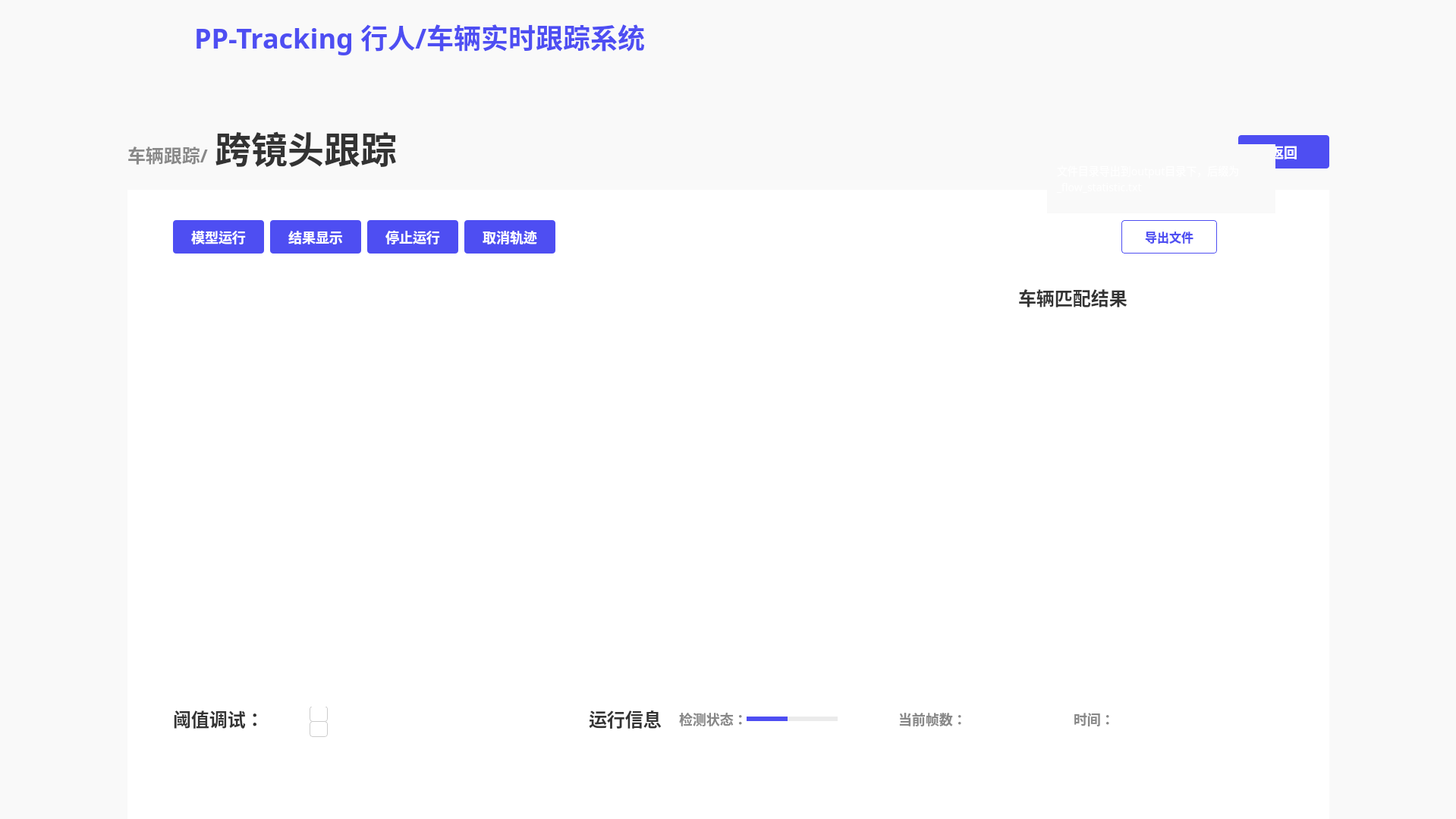
<?xml version="1.0" encoding="UTF-8"?>
<ui version="4.0">
 <class>MainWindow</class>
 <widget class="QMainWindow" name="MainWindow">
  <property name="geometry">
   <rect>
    <x>0</x>
    <y>0</y>
    <width>1919</width>
    <height>1079</height>
   </rect>
  </property>
  <property name="windowTitle">
   <string>MainWindow</string>
  </property>
  <widget class="QWidget" name="centralwidget">
   <property name="styleSheet">
    <string notr="true">QWidget{
background:#F9F9F9;
}</string>
   </property>
   <widget class="QLabel" name="label_2">
    <property name="geometry">
     <rect>
      <x>10</x>
      <y>10</y>
      <width>171</width>
      <height>81</height>
     </rect>
    </property>
    <property name="text">
     <string/>
    </property>
    <property name="pixmap">
     <pixmap resource="../firstSource.qrc">:/1/source/first/PP.PNG</pixmap>
    </property>
    <property name="scaledContents">
     <bool>true</bool>
    </property>
   </widget>
   <widget class="QLabel" name="label_3">
    <property name="geometry">
     <rect>
      <x>0</x>
      <y>0</y>
      <width>1920</width>
      <height>96</height>
     </rect>
    </property>
    <property name="styleSheet">
     <string notr="true">QLabel{
width: 1920px;
height: 96px;
background: #F9F9F9;
box-shadow: 0px 4px 0px 0px rgba(221, 221, 221, 0.3);
}</string>
    </property>
    <property name="text">
     <string/>
    </property>
   </widget>
   <widget class="QLabel" name="label">
    <property name="geometry">
     <rect>
      <x>0</x>
      <y>0</y>
      <width>212</width>
      <height>112</height>
     </rect>
    </property>
    <property name="styleSheet">
     <string notr="true">QLabel{
width: 212px;
height: 112px;
background: linear-gradient(270deg, #5453FF 0%, #553BD2 100%);
box-shadow: 0px 0px 20px 0px rgba(109, 80, 249, 0.4);
}</string>
    </property>
    <property name="text">
     <string/>
    </property>
    <property name="pixmap">
     <pixmap resource="../firstSource.qrc">:/1/source/first/1.PNG</pixmap>
    </property>
    <property name="scaledContents">
     <bool>true</bool>
    </property>
   </widget>
   <widget class="QLabel" name="label_4">
    <property name="geometry">
     <rect>
      <x>256</x>
      <y>22</y>
      <width>651</width>
      <height>52</height>
     </rect>
    </property>
    <property name="styleSheet">
     <string notr="true">QLabel{
width: 592px;
height: 52px;
font-size: 36px;
font-family: AlibabaPuHuiTi_2_75_SemiBold;
background: #F9F9F9;
color: #4E4EF2;
line-height: 52px;
font-weight: bold;
}</string>
    </property>
    <property name="text">
     <string>PP-Tracking 行人/车辆实时跟踪系统</string>
    </property>
   </widget>
   <widget class="QLabel" name="label_5">
    <property name="geometry">
     <rect>
      <x>168</x>
      <y>188</y>
      <width>121</width>
      <height>32</height>
     </rect>
    </property>
    <property name="styleSheet">
     <string notr="true">QLabel{
width: 107px;
height: 32px;
font-size: 24px;
font-family: AlibabaPuHuiTi_2_85_Bold;
color: #888888;
line-height: 32px;
font-weight:bold
}</string>
    </property>
    <property name="text">
     <string>车辆跟踪/</string>
    </property>
   </widget>
   <widget class="QLabel" name="label_6">
    <property name="geometry">
     <rect>
      <x>283</x>
      <y>168</y>
      <width>251</width>
      <height>52</height>
     </rect>
    </property>
    <property name="styleSheet">
     <string notr="true">QLabel{
width: 237px;
height: 52px;
font-size: 48px;
font-family: AlibabaPuHuiTi_2_55_Regular;
color: #333333;
line-height: 52px;
font-weight:bold;
}</string>
    </property>
    <property name="text">
     <string>跨镜头跟踪</string>
    </property>
   </widget>
   <widget class="QWidget" name="widget" native="true">
    <property name="geometry">
     <rect>
      <x>168</x>
      <y>250</y>
      <width>1584</width>
      <height>830</height>
     </rect>
    </property>
    <property name="layoutDirection">
     <enum>Qt::LeftToRight</enum>
    </property>
    <property name="styleSheet">
     <string notr="true">QWidget{
width: 1584px;
height: 830px;
background: #FFFFFF;
}</string>
    </property>
    <widget class="QPushButton" name="pushButton">
     <property name="geometry">
      <rect>
       <x>60</x>
       <y>40</y>
       <width>120</width>
       <height>44</height>
      </rect>
     </property>
     <property name="styleSheet">
      <string notr="true">QPushButton{
font-size: 18px;
font-family: AlibabaPuHuiTi_2_65_Medium;
color: #FFFFFF;	
line-height: 26px;

width: 120px;
height: 44px;
background: #4E4EF2;
border-radius: 4px;
font-weight: bold;
}

QPushButton:hover{
width: 120px;
height: 44px;
background: rgba(78, 78, 242, 204);
border-radius: 4px;
opacity: 0.8;

font-size: 18px;
font-family: AlibabaPuHuiTi_2_65_Medium;
color: #FFFFFF;	
line-height: 26px;
font-weight: bold;
}</string>
     </property>
     <property name="text">
      <string>模型运行</string>
     </property>
    </widget>
    <widget class="QPushButton" name="pushButton_2">
     <property name="geometry">
      <rect>
       <x>188</x>
       <y>40</y>
       <width>120</width>
       <height>44</height>
      </rect>
     </property>
     <property name="styleSheet">
      <string notr="true">QPushButton{
font-size: 18px;
font-family: AlibabaPuHuiTi_2_65_Medium;
color: #FFFFFF;	
line-height: 26px;

width: 120px;
height: 44px;
background: #4E4EF2;
border-radius: 4px;
font-weight: bold;
}

QPushButton:hover{
width: 120px;
height: 44px;
background: rgba(78, 78, 242, 204);
border-radius: 4px;
opacity: 0.8;

font-size: 18px;
font-family: AlibabaPuHuiTi_2_65_Medium;
color: #FFFFFF;	
line-height: 26px;
font-weight: bold;
}

QPushButton:click{
width: 120px;
height: 44px;
background: #4242D3;
border-radius: 4px;

font-size: 18px;
font-family: AlibabaPuHuiTi_2_65_Medium;
color: #FFFFFF;	
line-height: 26px;
font-weight: bold;
}</string>
     </property>
     <property name="text">
      <string>结果显示</string>
     </property>
    </widget>
    <widget class="QPushButton" name="pushButton_3">
     <property name="geometry">
      <rect>
       <x>316</x>
       <y>40</y>
       <width>120</width>
       <height>44</height>
      </rect>
     </property>
     <property name="styleSheet">
      <string notr="true">QPushButton{
font-size: 18px;
font-family: AlibabaPuHuiTi_2_65_Medium;
color: #FFFFFF;	
line-height: 26px;

width: 120px;
height: 44px;
background: #4E4EF2;
border-radius: 4px;
font-weight: bold;
}

QPushButton:hover{
width: 120px;
height: 44px;
background: rgba(78, 78, 242, 204);
border-radius: 4px;
opacity: 0.8;

font-size: 18px;
font-family: AlibabaPuHuiTi_2_65_Medium;
color: #FFFFFF;	
line-height: 26px;
font-weight: bold;
}</string>
     </property>
     <property name="text">
      <string>停止运行</string>
     </property>
    </widget>
    <widget class="QPushButton" name="pushButton_4">
     <property name="geometry">
      <rect>
       <x>444</x>
       <y>40</y>
       <width>120</width>
       <height>44</height>
      </rect>
     </property>
     <property name="styleSheet">
      <string notr="true">QPushButton{
font-size: 18px;
font-family: AlibabaPuHuiTi_2_65_Medium;
color: #FFFFFF;	
line-height: 26px;

width: 120px;
height: 44px;
background: #4E4EF2;
border-radius: 4px;
font-weight: bold;
}

QPushButton:hover{
width: 120px;
height: 44px;
background: rgba(78, 78, 242, 204);
border-radius: 4px;
opacity: 0.8;

font-size: 18px;
font-family: AlibabaPuHuiTi_2_65_Medium;
color: #FFFFFF;	
line-height: 26px;
font-weight: bold;
}</string>
     </property>
     <property name="text">
      <string>取消轨迹</string>
     </property>
    </widget>
    <widget class="QLabel" name="label_8">
     <property name="geometry">
      <rect>
       <x>60</x>
       <y>679</y>
       <width>111</width>
       <height>36</height>
      </rect>
     </property>
     <property name="styleSheet">
      <string notr="true">QLabel{
width: 119px;
height: 36px;
font-size: 24px;
font-family: AlibabaPuHuiTi_2_65_Medium;
color: #333333;
line-height: 36px;
font-weight:bold;
}</string>
     </property>
     <property name="text">
      <string>阈值调试：</string>
     </property>
    </widget>
    <widget class="QLabel" name="label_12">
     <property name="geometry">
      <rect>
       <x>608</x>
       <y>679</y>
       <width>111</width>
       <height>36</height>
      </rect>
     </property>
     <property name="styleSheet">
      <string notr="true">QLabel{
width: 119px;
height: 36px;
font-size: 24px;
font-family: AlibabaPuHuiTi_2_65_Medium;
color: #333333;
line-height: 36px;
font-weight:bold;
}</string>
     </property>
     <property name="text">
      <string>运行信息</string>
     </property>
    </widget>
    <widget class="QLabel" name="label_13">
     <property name="geometry">
      <rect>
       <x>727</x>
       <y>684</y>
       <width>89</width>
       <height>26</height>
      </rect>
     </property>
     <property name="styleSheet">
      <string notr="true">QLabel{
width: 89px;
height: 26px;
font-size: 18px;
font-family: AlibabaPuHuiTi_2_65_Medium;
color: #888888;
line-height: 26px;
font-weight:bold;
}</string>
     </property>
     <property name="text">
      <string>检测状态：</string>
     </property>
    </widget>
    <widget class="QPushButton" name="pushButton_8">
     <property name="geometry">
      <rect>
       <x>1310</x>
       <y>40</y>
       <width>126</width>
       <height>44</height>
      </rect>
     </property>
     <property name="whatsThis">
      <string>&lt;html&gt;&lt;head/&gt;&lt;body&gt;&lt;p&gt;3411212&lt;/p&gt;&lt;/body&gt;&lt;/html&gt;</string>
     </property>
     <property name="styleSheet">
      <string notr="true">QPushButton{
width: 120px;
height: 40px;
border-radius: 4px;
border: 1px solid #4E4EF2;
font-weight:bold;

font-size: 16px;
font-family: AlibabaPuHuiTi_2_65_Medium;
color: #4E4EF2;
line-height: 24px;
}
QPushButton:hover{
width: 120px;
height: 44px;
background: rgba(255, 255, 255, 204);
border-radius: 4px;
border: 1px solid rgba(78, 78, 242, 204);

font-weight:bold;
font-size: 16px;
font-family: AlibabaPuHuiTi_2_65_Medium;
color: rgba(78, 78, 242, 204);
line-height: 24px;
}</string>
     </property>
     <property name="text">
      <string>导出文件</string>
     </property>
    </widget>
    <widget class="QLabel" name="label_22">
     <property name="geometry">
      <rect>
       <x>1016</x>
       <y>684</y>
       <width>89</width>
       <height>26</height>
      </rect>
     </property>
     <property name="styleSheet">
      <string notr="true">QLabel{
width: 89px;
height: 26px;
font-size: 18px;
font-family: AlibabaPuHuiTi_2_65_Medium;
color: #888888;
line-height: 26px;
font-weight:bold;
}</string>
     </property>
     <property name="text">
      <string>当前帧数：</string>
     </property>
    </widget>
    <widget class="QLabel" name="label_23">
     <property name="geometry">
      <rect>
       <x>1247</x>
       <y>684</y>
       <width>51</width>
       <height>26</height>
      </rect>
     </property>
     <property name="styleSheet">
      <string notr="true">QLabel{
width: 89px;
height: 26px;
font-size: 18px;
font-family: AlibabaPuHuiTi_2_65_Medium;
color: #888888;
line-height: 26px;
font-weight:bold;
}</string>
     </property>
     <property name="text">
      <string>时间：</string>
     </property>
    </widget>
    <widget class="QWidget" name="widget_8" native="true">
     <property name="geometry">
      <rect>
       <x>816</x>
       <y>694</y>
       <width>120</width>
       <height>6</height>
      </rect>
     </property>
     <property name="styleSheet">
      <string notr="true">QWidget{
width: 120px;
height: 6px;
background: rgba(221, 221, 221, 0.6);
border-radius: 5px;
}</string>
     </property>
     <widget class="QLabel" name="label_progressBar">
      <property name="geometry">
       <rect>
        <x>0</x>
        <y>0</y>
        <width>54</width>
        <height>6</height>
       </rect>
      </property>
      <property name="styleSheet">
       <string notr="true">QLabel{
width: 70px;
height: 6px;
background: #4E4EF2;
border-radius: 5px;
}</string>
      </property>
      <property name="text">
       <string/>
      </property>
     </widget>
    </widget>
    <widget class="QLabel" name="label_progressBar_num">
     <property name="geometry">
      <rect>
       <x>829</x>
       <y>654</y>
       <width>91</width>
       <height>36</height>
      </rect>
     </property>
     <property name="styleSheet">
      <string notr="true">QLabel{
width: 48px;
height: 36px;
font-size: 24px;
font-family: AlibabaPuHuiTi_2_65_Medium;
color: #4E4EF2;
line-height: 36px;
font-weight:bold
}</string>
     </property>
     <property name="text">
      <string/>
     </property>
    </widget>
    <widget class="QLabel" name="label_frames">
     <property name="geometry">
      <rect>
       <x>1105</x>
       <y>684</y>
       <width>111</width>
       <height>26</height>
      </rect>
     </property>
     <property name="styleSheet">
      <string notr="true">QLabel{
width: 89px;
height: 26px;
font-size: 18px;
font-family: AlibabaPuHuiTi_2_65_Medium;
color: #888888;
line-height: 26px;
font-weight:bold;
}</string>
     </property>
     <property name="text">
      <string/>
     </property>
    </widget>
    <widget class="QLabel" name="label_time">
     <property name="geometry">
      <rect>
       <x>1301</x>
       <y>684</y>
       <width>251</width>
       <height>26</height>
      </rect>
     </property>
     <property name="styleSheet">
      <string notr="true">QLabel{
width: 89px;
height: 26px;
font-size: 18px;
font-family: AlibabaPuHuiTi_2_65_Medium;
color: #888888;
line-height: 26px;
font-weight:bold;
}</string>
     </property>
     <property name="text">
      <string/>
     </property>
    </widget>
    <widget class="QLabel" name="label_10">
     <property name="geometry">
      <rect>
       <x>240</x>
       <y>680</y>
       <width>24</width>
       <height>21</height>
      </rect>
     </property>
     <property name="styleSheet">
      <string notr="true">QLabel{
width: 24px;
height: 21px;
background: #FFFFFF;
border-radius: 4px 4px 0px 0px;
border: 1px solid #CCCCCC;
}</string>
     </property>
     <property name="text">
      <string/>
     </property>
    </widget>
    <widget class="QLabel" name="label_18">
     <property name="geometry">
      <rect>
       <x>240</x>
       <y>700</y>
       <width>24</width>
       <height>21</height>
      </rect>
     </property>
     <property name="styleSheet">
      <string notr="true">QLabel{
width: 24px;
height: 21px;
background: #FFFFFF;
border-radius:4px;
border: 1px solid #CCCCCC;
}</string>
     </property>
     <property name="text">
      <string/>
     </property>
    </widget>
    <widget class="QPushButton" name="pushButton_7">
     <property name="geometry">
      <rect>
       <x>244</x>
       <y>682</y>
       <width>16</width>
       <height>16</height>
      </rect>
     </property>
     <property name="styleSheet">
      <string notr="true">QPushButton{
image:url(:/1/source/second/normal_triangle_up.png);
border:0px
}

QPushButton:hover{
image:url(:/1/source/second/light_up.png);
border:0px
}</string>
     </property>
     <property name="text">
      <string/>
     </property>
    </widget>
    <widget class="QPushButton" name="pushButton_11">
     <property name="geometry">
      <rect>
       <x>244</x>
       <y>702</y>
       <width>16</width>
       <height>16</height>
      </rect>
     </property>
     <property name="styleSheet">
      <string notr="true">QPushButton{
image:url(:/1/source/second/normal_triangle_down.png);
border:0px
}
QPushButton:hover{
image:url(:/1/source/second/light_down.png);
border:0px
}</string>
     </property>
     <property name="text">
      <string/>
     </property>
    </widget>
    <widget class="QLabel" name="label_confi_tip">
     <property name="geometry">
      <rect>
       <x>70</x>
       <y>590</y>
       <width>301</width>
       <height>91</height>
      </rect>
     </property>
     <property name="styleSheet">
      <string notr="true">QLabel{
width: 300px;
height: 108px;
opacity: 0.1;
background:url(:/1/source/second/ToolTip.PNG);
background-repeat: no-repeat;

font-size: 14px;
font-family: AlibabaPuHuiTi_2_55_Regular;
color: #FFFFFF;
line-height: 22px;
padding:10px
}</string>
     </property>
     <property name="text">
      <string>请在导入视频前调试阈值；阈值默认值：0.5 </string>
     </property>
     <property name="scaledContents">
      <bool>true</bool>
     </property>
     <property name="alignment">
      <set>Qt::AlignLeading|Qt::AlignLeft|Qt::AlignVCenter</set>
     </property>
     <property name="wordWrap">
      <bool>true</bool>
     </property>
    </widget>
    <widget class="QLabel" name="label_7">
     <property name="geometry">
      <rect>
       <x>60</x>
       <y>106</y>
       <width>517</width>
       <height>540</height>
      </rect>
     </property>
     <property name="text">
      <string/>
     </property>
    </widget>
    <widget class="QLabel" name="label_14">
     <property name="geometry">
      <rect>
       <x>607</x>
       <y>108</y>
       <width>517</width>
       <height>540</height>
      </rect>
     </property>
     <property name="text">
      <string/>
     </property>
    </widget>
    <widget class="QWidget" name="widget_2" native="true">
     <property name="geometry">
      <rect>
       <x>1154</x>
       <y>108</y>
       <width>370</width>
       <height>540</height>
      </rect>
     </property>
     <widget class="QLabel" name="label_17">
      <property name="geometry">
       <rect>
        <x>20</x>
        <y>16</y>
        <width>171</width>
        <height>36</height>
       </rect>
      </property>
      <property name="styleSheet">
       <string notr="true">QLabel{
width: 142px;
height: 36px;
font-size: 24px;
font-family: AlibabaPuHuiTi_2_65_Medium;
color: #333333;
font-weight:bold;
line-height: 36px;
border:0px;
}</string>
      </property>
      <property name="text">
       <string>车辆匹配结果</string>
      </property>
     </widget>
    </widget>
    <zorder>pushButton</zorder>
    <zorder>pushButton_2</zorder>
    <zorder>pushButton_3</zorder>
    <zorder>pushButton_4</zorder>
    <zorder>label_8</zorder>
    <zorder>label_12</zorder>
    <zorder>label_13</zorder>
    <zorder>pushButton_8</zorder>
    <zorder>label_22</zorder>
    <zorder>label_23</zorder>
    <zorder>widget_8</zorder>
    <zorder>label_progressBar_num</zorder>
    <zorder>label_frames</zorder>
    <zorder>label_time</zorder>
    <zorder>label_10</zorder>
    <zorder>label_18</zorder>
    <zorder>pushButton_7</zorder>
    <zorder>pushButton_11</zorder>
    <zorder>label_7</zorder>
    <zorder>label_14</zorder>
    <zorder>label_confi_tip</zorder>
    <zorder>widget_2</zorder>
   </widget>
   <widget class="QLabel" name="label_txt_tip">
    <property name="geometry">
     <rect>
      <x>1380</x>
      <y>190</y>
      <width>301</width>
      <height>91</height>
     </rect>
    </property>
    <property name="styleSheet">
     <string notr="true">QLabel{
width: 300px;
height: 108px;
opacity: 0.1;
background:url(:/1/source/second/ToolTip.PNG);
background-repeat: no-repeat;

font-size: 14px;
font-family: AlibabaPuHuiTi_2_55_Regular;
color: #FFFFFF;
line-height: 22px;
padding:10px
}</string>
    </property>
    <property name="text">
     <string>文件目录导出到output目录下，后缀为_flow_statistic.txt</string>
    </property>
    <property name="scaledContents">
     <bool>true</bool>
    </property>
    <property name="alignment">
     <set>Qt::AlignLeading|Qt::AlignLeft|Qt::AlignVCenter</set>
    </property>
    <property name="wordWrap">
     <bool>true</bool>
    </property>
   </widget>
   <widget class="QPushButton" name="pushButton_13">
    <property name="geometry">
     <rect>
      <x>1632</x>
      <y>178</y>
      <width>120</width>
      <height>44</height>
     </rect>
    </property>
    <property name="styleSheet">
     <string notr="true">QPushButton{
font-size: 18px;
font-family: AlibabaPuHuiTi_2_65_Medium;
color: #FFFFFF;	
line-height: 26px;

width: 120px;
height: 44px;
background: #4E4EF2;
border-radius: 4px;
font-weight: bold;
}

QPushButton:hover{
width: 120px;
height: 44px;
background: rgba(78, 78, 242, 204);
border-radius: 4px;
opacity: 0.8;

font-size: 18px;
font-family: AlibabaPuHuiTi_2_65_Medium;
color: #FFFFFF;	
line-height: 26px;
font-weight: bold;
}</string>
    </property>
    <property name="text">
     <string>返回</string>
    </property>
   </widget>
   <zorder>label_3</zorder>
   <zorder>label</zorder>
   <zorder>label_4</zorder>
   <zorder>label_2</zorder>
   <zorder>label_5</zorder>
   <zorder>label_6</zorder>
   <zorder>widget</zorder>
   <zorder>pushButton_13</zorder>
   <zorder>label_txt_tip</zorder>
  </widget>
 </widget>
 <resources>
  <include location="../firstSource.qrc"/>
  <include location="../secondSource.qrc"/>
 </resources>
 <connections/>
</ui>
